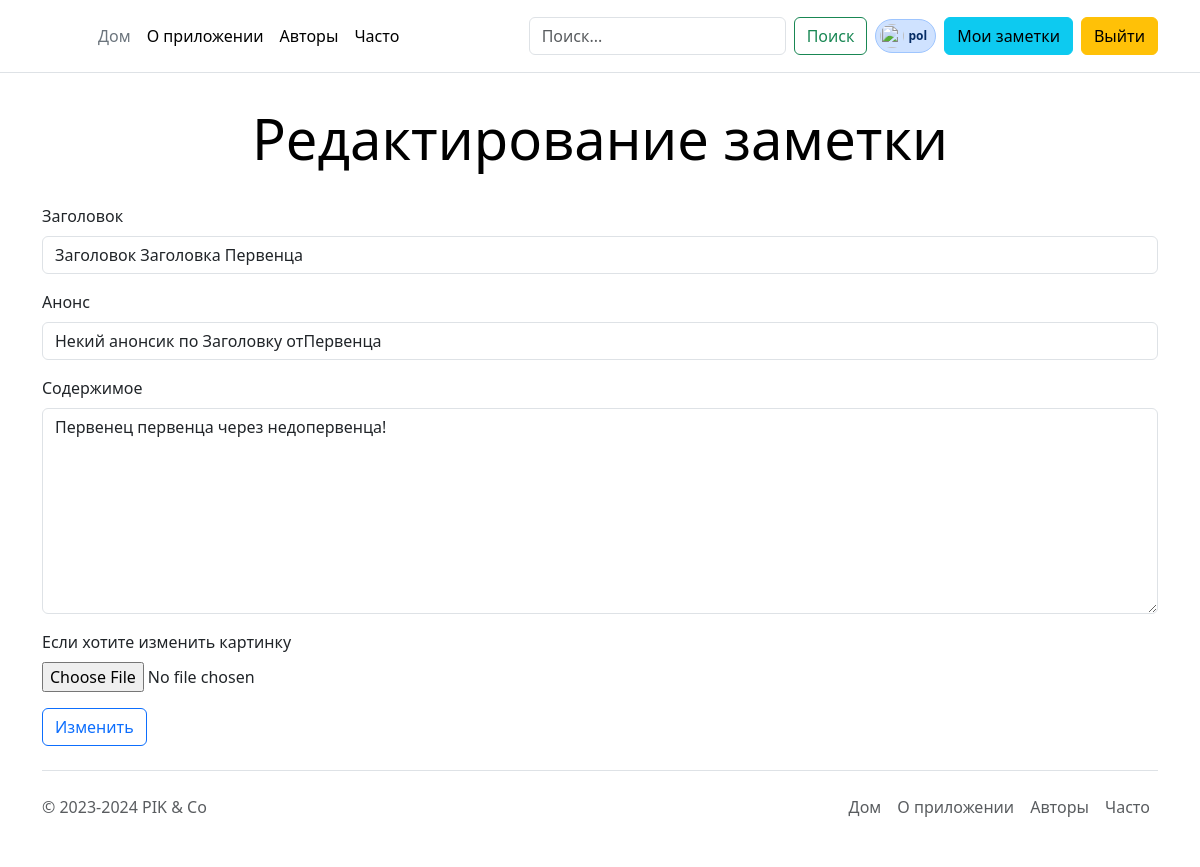
Page /note/f38bd1d4-f543-429c-8b8d-0127380c16d2/update (signed in) on the committed database.
### user/models.py (models this page shows)
class User(AbstractUser):
    phone = models.CharField(max_length=11, null=True, blank=True)
    country = models.CharField(max_length=20, null=True, blank=True)
    class Meta:
        db_table = "users"

### notes/models.py (models this page shows, shortened)
class Note(models.Model):
    uuid = models.UUIDField(primary_key=True, default=uuid.uuid4, editable=False)
    title = models.CharField(max_length=255)
    anons = models.CharField(max_length=255)
    content = models.TextField()
    created_at = models.DateTimeField(auto_now_add=True)
    mod_time = models.DateTimeField(null=True, blank=True)
    image = models.ImageField(upload_to=upload_to, null=True, blank=True, verbose_name="Превью")
    user = models.ForeignKey(get_user_model(), on_delete=models.CASCADE)
    objects = models.Manager()  # Он подключается к базе.
    class Meta:
        ordering = ['-created_at']  # Дефис это означает DESC сортировку (обратную).
        indexes = [
            models.Index(fields=("created_at",), name="created_at_index"),
        ]

### notes/views.py (the view, shortened to what this page needs)
# urls.py: path("<note_uuid>/update", views.update_note_view, name="update"),
def update_note_view(request: WSGIRequest, note_uuid):
    note = Note.objects.get(uuid=note_uuid)
    return render(request, "note/update_note.html", {"note": note})

### notes/templates/note/update_note.html (shortened to what this page needs)
{% extends "base.html" %}
{% block content %}
  <div class='container'>
	<div class="pricing-header p-3 pb-md-4 mx-auto text-center">
      <h1 class="display-4 fw-normal text-body-emphasis">Редактирование заметки</h1>
    </div>
    <form action="{% url 'update' note_uuid=note.uuid %}" method="post" enctype="multipart/form-data">
      <div class="mb-3">
        <label for="exampleFormControlInput1" class="form-label">Заголовок</label>
        <input name="title" type="text" class="form-control" id="exampleFormControlInput1" value="{{ note.title }}">
      </div>
      <div class="mb-3">
        <label for="exampleFormControlInput1" class="form-label">Анонс</label>
        <input name="anons" type="text" class="form-control" id="exampleFormControlInput1" value="{{ note.anons }}">
      </div>
      <div class="mb-3">
        <label for="exampleFormControlTextarea1" class="form-label">Содержимое</label>
        <textarea name="content" class="form-control" id="exampleFormControlTextarea1" rows="8">{{ note.content }}</textarea>
      </div>
      <div class="mb-3">
        <label for="exampleFormControlInput1" class="form-label">Если хотите изменить картинку</label><br>
        <input name="noteImage" type="file" class="form-control-file" id="exampleFormControlFile1">
      </div>
      <button type="submit" class="btn btn-outline-primary">Изменить</button>
    </form>
  </div>
{% endblock %}

### templates/menu.html (shortened to what this page needs)
{% if user.is_authenticated %}
  <header class="p-3 mb-3 border-bottom">
    <div class="container">
      <div class="d-flex flex-wrap align-items-center justify-content-center justify-content-lg-start">
        <a href="/" class="d-flex align-items-center mb-2 mb-lg-0 link-body-emphasis text-decoration-none">
          <svg class="bi me-2" width="40" height="32" role="img" aria-label="Бутстрап"><use xlink:href="#bootstrap"></use></svg>
        </a>
        <ul class="nav col-12 col-lg-auto me-lg-auto mb-2 justify-content-center mb-md-0">
          <li><a href="{% url 'home' %}" class="nav-link px-2 link-secondary">Дом</a></li>
          <li><a href="{% url 'about' %}" class="nav-link px-2 link-body-emphasis">О приложении</a></li>
          <li><a href="{% url 'all_users' %}" class="nav-link px-2 link-body-emphasis">Авторы</a></li>
          <li><a href="#" class="nav-link px-2 link-body-emphasis">Часто</a></li>
        </ul>
        <form class="d-flex" role="search" action="{% url 'filter-notes' %}">
          <input name="search" value="{{ search_value_form }}"
                 class="form-control me-2" type="search" placeholder="Поиск..." aria-label="Поиск">
          <button class="btn btn-outline-success me-2" type="submit">Поиск</button>
        </form>
        <div class="d-flex gap-2 justify-content-center me-2">
          <span class="badge d-flex align-items-center p-1 pe-2 text-primary-emphasis bg-primary-subtle border border-primary-subtle rounded-pill">
            <img class="rounded-circle me-1" width="24" height="24" src="https://github.com/mdo.png" alt="">{{ user }}
          </span>
        </div>
        <div class="text-end">
          <a class="btn btn-info me-2" href="{% url 'your_notes' user %}" role="button">Мои заметки</a>
        </div>
        <form action="{% url 'logout' %}" method="post">
          <button class="btn btn-warning" type="submit">Выйти</button>
        </form>
      </div>
    </div>
  </header>
{% endif %}

### rows in the picture
User: username "pol"
Note: title "Заголовок Заголовка Первенца", anons "Некий анонсик по Заголовку отПервенца", content "Первенец первенца через недопервенца!"
